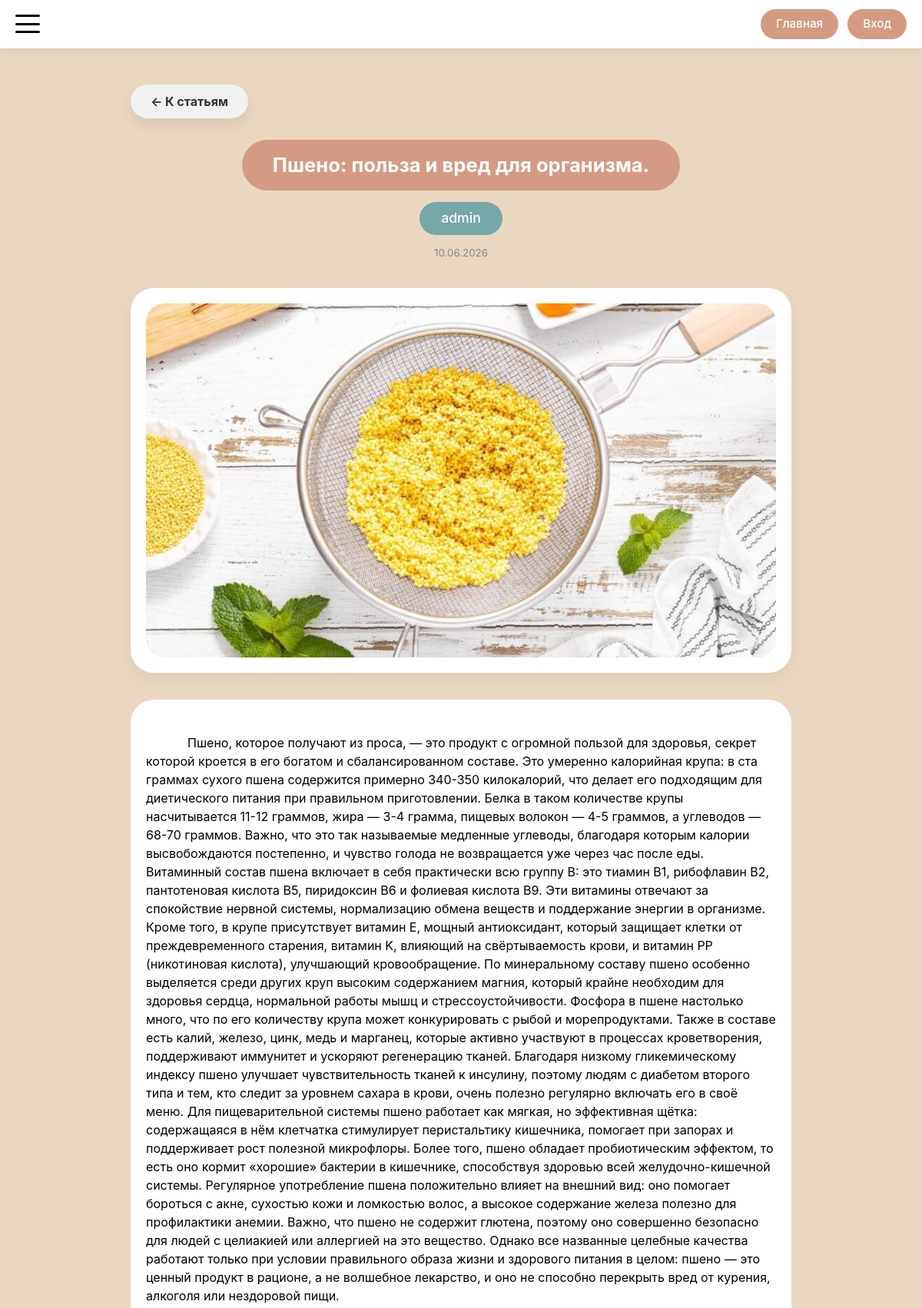
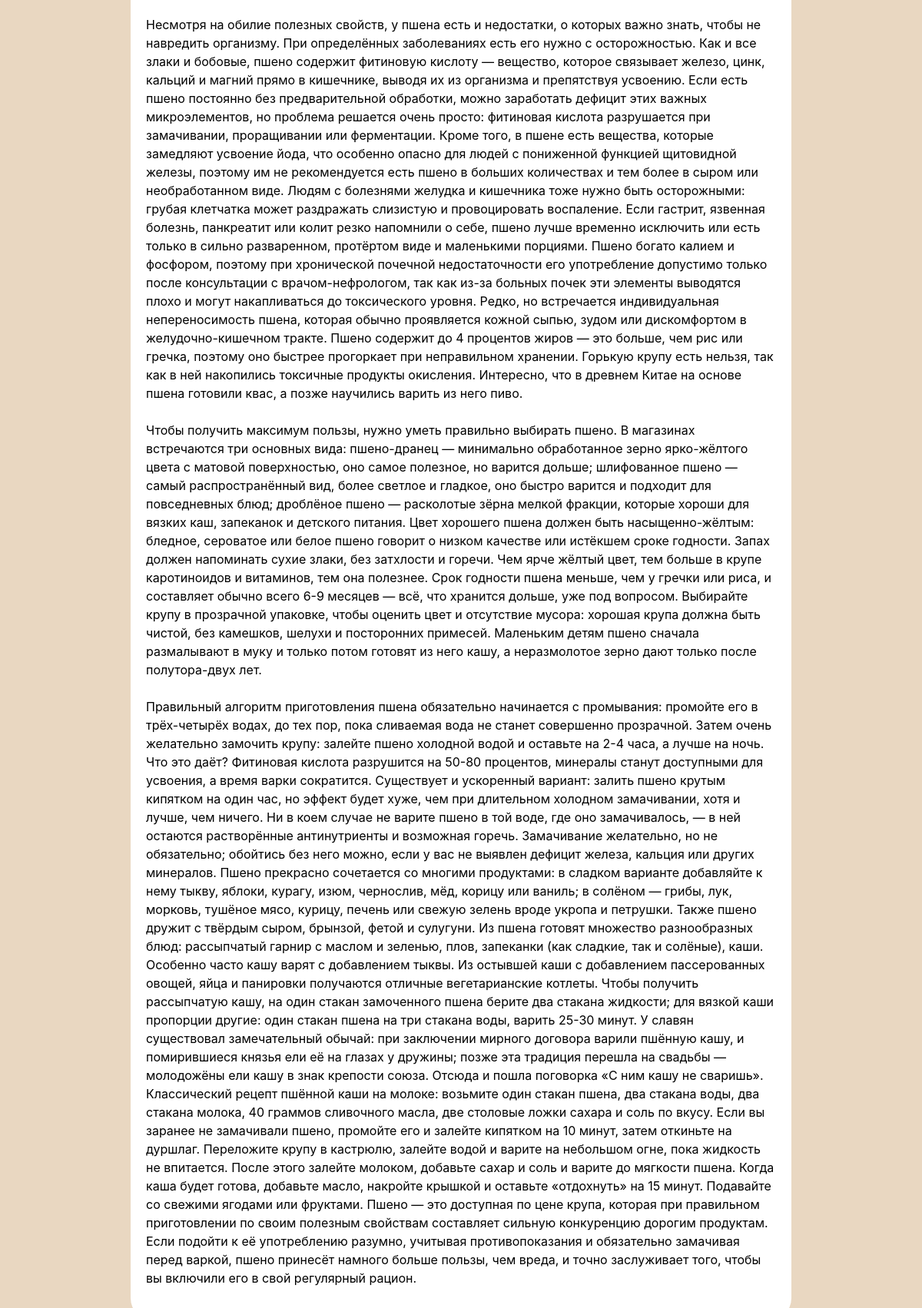
/articles/1 (upper part), run on the app's committed database (2 pictures, top to bottom).
### models.py (models this page shows, shortened)
class Article(db.Model):
    __tablename__ = 'article'
    id = db.Column(db.Integer, primary_key=True)
    title = db.Column(db.String(200), nullable=False)
    text = db.Column(db.Text, nullable=False)
    author_id = db.Column(db.Integer, db.ForeignKey('user.id'), nullable=False)
    created_at = db.Column(db.DateTime, default=datetime.utcnow)
    updated_at = db.Column(db.DateTime, default=datetime.utcnow, onupdate=datetime.utcnow)
    main_image_url = db.Column(db.String(300))
    comments = db.relationship('Comment', backref='article', lazy='dynamic', cascade='all, delete-orphan')

class User(db.Model, UserMixin):
    __tablename__ = 'user'
    id = db.Column(db.Integer, primary_key=True)
    username = db.Column(db.String(100), unique=True, nullable=False)
    password_hash = db.Column(db.String(255), nullable=False)
    avatar_url = db.Column(db.String(300))
    created_at = db.Column(db.DateTime, default=datetime.utcnow)
    role = db.Column(db.Enum(UserRoleEnum), nullable=False, default=UserRoleEnum.USER)
    recipes = db.relationship('Recipe', backref='author', lazy='dynamic')
    comments = db.relationship('Comment', backref='author', lazy='dynamic')
    favorites = db.relationship('Favorite', backref='user', lazy='dynamic')
    cart_items = db.relationship('CartItem', backref='user', lazy='dynamic')
    notes = db.relationship('Note', backref='user', lazy='dynamic')
    chefs = db.relationship('Chef', backref='admin', lazy='dynamic')
    articles = db.relationship('Article', backref='author', lazy='dynamic')
    chef_ratings = db.relationship('ChefRating', backref='user', lazy='dynamic', cascade='all, delete-orphan')

### routes/article_routes.py (the view)
@app.route('/articles/<int:article_id>')
def article_detail(article_id):
    article = Article.query.get_or_404(article_id)
    comments = get_article_comments(article.id)
    return render_template(
        'articles/article_detail.html',
        article=article,
        comments=comments,
        recipe=None
    )

### app.py (called while the page is built)
@app.context_processor
def inject_enums():
    return dict(UserRoleEnum=UserRoleEnum)

### routes/article_routes.py (called while the page is built)
def get_article_comments(article_id):
    comments = (
        Comment.query
        .filter_by(article_id=article_id)
        .order_by(Comment.created_at.asc())
        .all()
    )
    for comment in comments:
        if comment.created_at and comment.updated_at:
            comment.is_edited = (comment.updated_at - comment.created_at).total_seconds() > 1
        else:
            comment.is_edited = False
    return comments

### templates/articles/article_detail.html (shortened to what this page needs)
{% extends 'base/base.html' %}
{% block main_class %}article-detail-main{% endblock %}
{% block container_class %}article-detail-container{% endblock %}
{% block content %}
{% with back_url=url_for('articles'), back_text='К статьям', back_class='article-back-btn' %}
    {% include 'components/_back_button.html' %}
{% endwith %}
<div class="article-header-block">
    <div class="article-title-wrapper">
        <div class="article-title-pill">{{ article.title }}</div>
    </div>
    <div class="article-author-wrapper">
        <div class="article-author-pill">{{ article.author.username if article.author else 'Be cooking' }}</div>
    </div>
    <div class="article-date-wrapper" style="text-align: center; margin-top: 10px;">
        <small style="color: #888;">{{ article.created_at.strftime('%d.%m.%Y') if article.created_at else '' }}</small>
    </div>
</div>
<div class="article-media-block">
    <div class="article-media-card">
        <div class="article-media-inner">
            <img src="{{ article.main_image_url if article.main_image_url else 'https://placehold.co/1200x800' }}"
                 alt="{{ article.title }}">
        </div>
    </div>
</div>
<div class="article-content-block">
    <div class="article-content-card">
        <div class="article-content-text">
            {{ article.text }}
        </div>
    </div>
</div>
{% set comments = comments %}
{% endblock %}

### data on the page
Article: title "Пшено: польза и вред для организма.", created_at "10.06.2026", main_image_url (picture), text "Пшено, которое получают из проса, — это продукт с огромной пользой для здоровья, секрет которой кроется в его богатом и сбалансированном составе. Это умеренно калорийная крупа: в ста граммах сухого пшена содержится примерно 340-350 килокалорий, что делает его подходящим для диетического питания при правильном приготовлении. Белка в таком количестве крупы насчитывается 11-12 граммов, жира — 3-4 грамма, пищевых волокон — 4-5 граммов, а углеводов — 68-70 граммов. Важно, что это так называемые медленные углеводы, благодаря которым калории высвобождаются постепенно, и чувство голода не возвращается уже через час после еды. Витаминный состав пшена включает в себя практически всю группу B: это…"
User: author "admin"

### other printed values
{{ back_text }} "К статьям"
